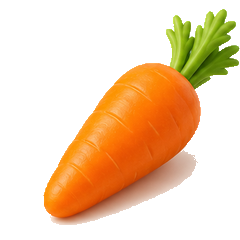
#> input picture assets/clean-ingredients/carrot.png, 240 x 240 px
$ python -i make_icon_adjustment_preview.py   (imports and definitions only)
#> lines starting #> are read from the running program, lines starting #| are printed output that depends on the picture
from pathlib import Path
from PIL import Image, ImageDraw, ImageFilter, ImageFont


ROOT = Path(__file__).resolve().parents[1]
BABY = Path(r"C:\Users\Windows\AppData\Local\Temp\codex-clipboard-b6e96c1a-e840-4c00-85a8-ea3b6d71896f.png")
OUT = ROOT / "assets" / "previews" / "icon-transparent-scale-preview.png"


def font(size: int, bold: bool = False) -> ImageFont.FreeTypeFont:
    name = "msyhbd.ttc" if bold else "msyh.ttc"
    return ImageFont.truetype(str(Path(r"C:\Windows\Fonts") / name), size)


def baby_cutout(path: Path, size: int = 138) -> Image.Image:
#> called with path = '../assets/clean-ingredients/carrot.png', size = 138
    img = Image.open(path).convert("RGBA")
#> img is the input picture: PIL image 240x240 RGBA; mean R, G, B, A 94.6, 64.5, 31.6, 88.2
    w, h = img.size
#> w = 240; h = 240
    alpha = Image.new("L", (w, h), 0)
#> alpha: PIL image 240x240 L; every value is 0
    draw = ImageDraw.Draw(alpha)
    draw.ellipse((8, 0, w - 8, h - 2), fill=255)
    alpha = alpha.filter(ImageFilter.GaussianBlur(1.2))
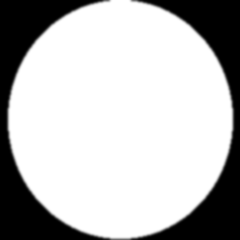
#> alpha: PIL image 240x240 L; min 0, max 255, mean 186.7
    img.putalpha(alpha)
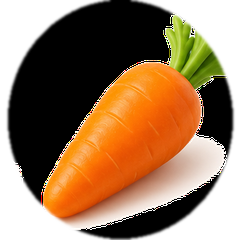
#> img: PIL image 240x240 RGBA; mean R, G, B, A 94.6, 64.5, 31.6, 186.7; transparent parts drawn white
    img.thumbnail((size, size), Image.Resampling.LANCZOS)
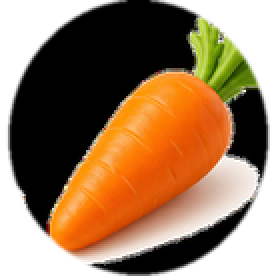
#> img: PIL image 138x138 RGBA (shown 2 times larger); mean R, G, B, A 86.3, 55.8, 26, 186.7; transparent parts drawn white
    canvas = Image.new("RGBA", (size, size), (0, 0, 0, 0))
#> canvas: PIL image 138x138 RGBA; every value is 0
    canvas.alpha_composite(img, ((size - img.width) // 2, (size - img.height) // 2))
    return canvas


# [46 lines left out: functions paste_fit, draw_flat_icon, not called in this run]


def rounded_card(draw: ImageDraw.ImageDraw, xy, radius, fill):
    draw.rounded_rectangle(xy, radius=radius, fill=fill)


# [52 lines left out: function main, not called in this run]


# [2 lines not run here, left out]

>>> result = baby_cutout('../assets/clean-ingredients/carrot.png')

$ run again, on assets/clean-ingredients/pumpkin.png
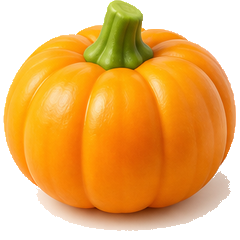
#> input picture assets/clean-ingredients/pumpkin.png, 240 x 240 px
#> in baby_cutout, img is the input picture: PIL image 240x240 RGBA; mean R, G, B, A 175.6, 117.1, 41.8, 176.6
#> in baby_cutout, `img.putalpha(alpha)`:
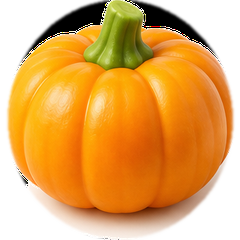
#> img: PIL image 240x240 RGBA; mean R, G, B, A 175.6, 117.1, 41.8, 186.7; transparent parts drawn white
#> in baby_cutout, `img.thumbnail((size, size), Image.Resampling.LANCZOS)`:
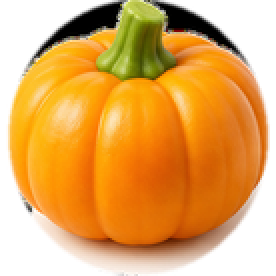
#> img: PIL image 138x138 RGBA (shown 2 times larger); mean R, G, B, A 163.4, 105.7, 31.2, 186.7; transparent parts drawn white
